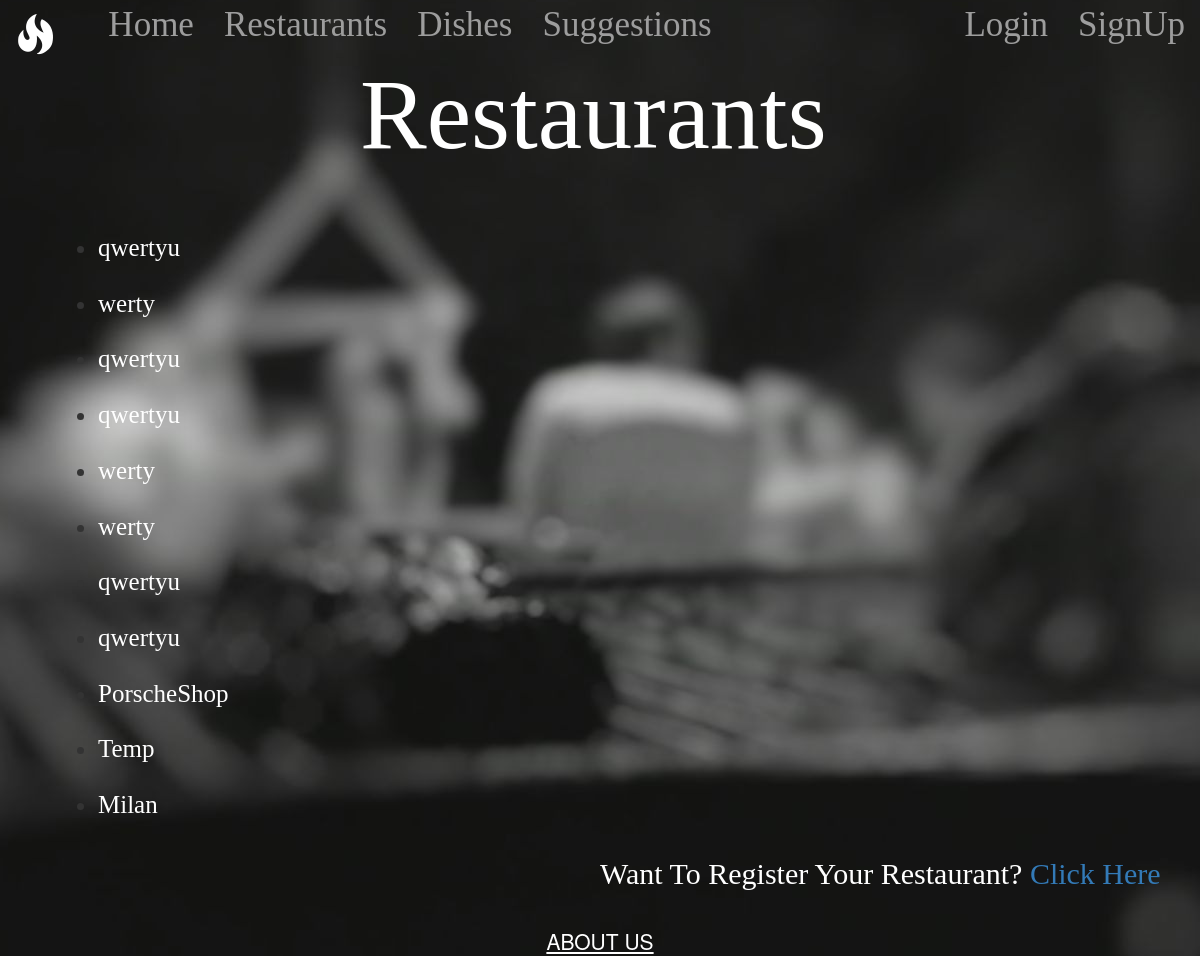
The app's page /Restaurant/ with its own data.
### migApp/models.py (models this page shows, shortened)
class Restaurant(models.Model):
    name = models.TextField()
    street = models.TextField(null=True)
    number = models.IntegerField(null=True)
    city = models.TextField(default="")
    zipcode = models.TextField(null=True)
    stateOrProvince = models.TextField(null=True)
    country = models.TextField(null=True)
    telephone = models.TextField(null=True)
    url = models.URLField(null = True)
    user = models.ForeignKey(User, default=1, on_delete=models.CASCADE)
    date = models.DateField(default=date.today)

### migApp/views.py (the view)
# urls.py: path('Restaurant/',restaurantList,name='restList'),
def restaurantList(request):
    res = Restaurant.objects.all()
    context = {'restro':res}
    return render(request,'restaurantList.html',context)

### migApp/templates/restaurantList.html (shortened to what this page needs)
<!DOCTYPE html>
<html lang="en" dir="ltr">
  <head>
  </head>
  <body>
    <div style="position:absolute; left:0; right:0; z-index:0; background: url(/media/Night-BBQ_blur.jpg) repeat center center fixed;">
      {% extends 'base.html' %}
      {% block content %}
        <div class ="container-fluid" style="padding:0;">
          <div style="padding-top:5%;">
            <h3 style="font-size:100px; align:center; font-family:Timberline; color:white; margin: 0 30% 0 30%;">Restaurants</h3><br><br><br>
            <ul>
              {% for obj in restro %}
              <li style="font-size:25px; align:center; font-family:Sans-sarif; margin-left:5%"><a href="{% url 'show' obj.id%}" style="color:white;">{{obj.name}}</a></li><br>
              {% endfor %}
            </ul>
            <span style="font-size:30px; font-family:Timberline; color:white; float:right; width:50%; padding-bottom:5%;">
            Want To Register Your Restaurant? <a href="Register/">Click Here</a>
          </div>
        </div>
      {% endblock %}

### records on screen
Restaurant: name "qwertyu"
Restaurant: name "werty"
Restaurant: name "qwertyu"
Restaurant: name "qwertyu"
Restaurant: name "werty"
Restaurant: name "werty"
Restaurant: name "qwertyu"
Restaurant: name "qwertyu"
Restaurant: name "PorscheShop"
Restaurant: name "Temp"
Restaurant: name "Milan"
